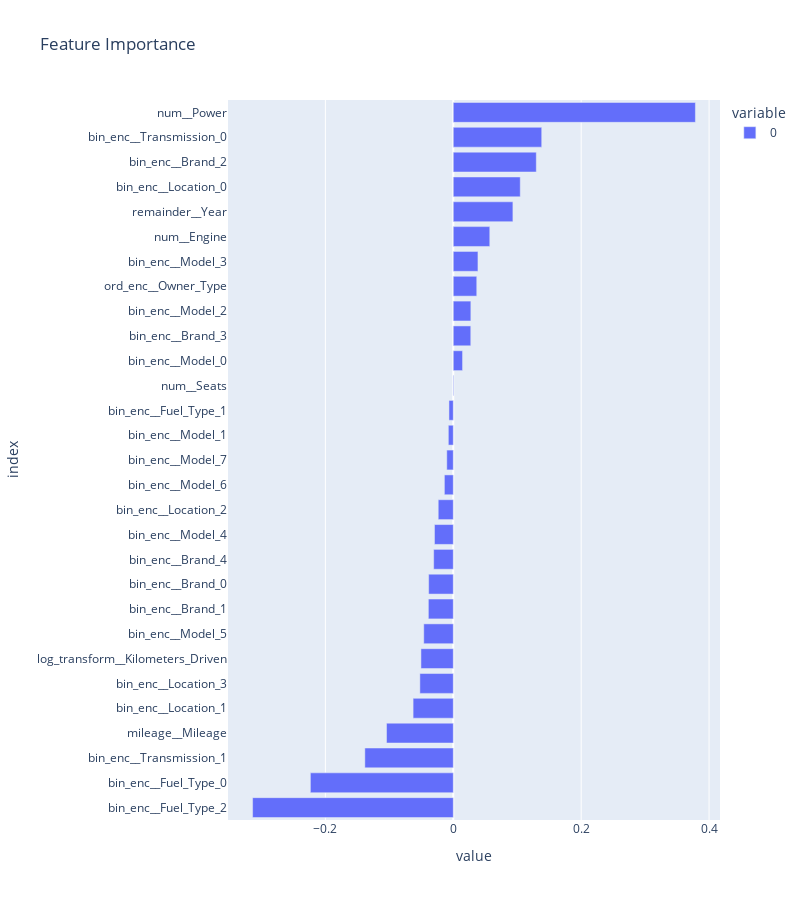

Source (notebook cell):
### Code cell
import plotly.express as px

X_train_transformed = transformer.fit_transform(X_train)
X_test_transformed = transformer.transform(X_test)
lr.fit(X_train_transformed, y_train_log)

feature_importance = dict(zip(transformer.get_feature_names_out(), lr.coef_))
feature_importance = pd.Series(feature_importance).sort_values()
px.bar(feature_importance, width=800, height=900, orientation='h', title='Feature Importance')

### Figure 1 — Plotly figure (JSON) as saved in the notebook; plotly's stock layout.template omitted (floating-point values rounded to 4 significant figures)
{"data": [{"hovertemplate": "variable=0<br>value=%{x}<br>index=%{y}<extra></extra>", "legendgroup": "0", "marker": {"color": "#636efa", "pattern": {"shape": ""}}, "name": "0", "orientation": "h", "showlegend": true, "textposition": "auto", "type": "bar", "x": [-0.3138, -0.2235, -0.1383, -0.1044, -0.06282, -0.05225, -0.05056, -0.04617, -0.03897, -0.03852, -0.03067, -0.02939, -0.02354, -0.01392, -0.01016, -0.007725, -0.006759, 0.000819, 0.0145, 0.02735, 0.02748, 0.03671, 0.03857, 0.05707, 0.09323, 0.1047, 0.1298, 0.1383, 0.3786], "xaxis": "x", "y": ["bin_enc__Fuel_Type_2", "bin_enc__Fuel_Type_0", "bin_enc__Transmission_1", "mileage__Mileage", "bin_enc__Location_1", "bin_enc__Location_3", "log_transform__Kilometers_Driven", "bin_enc__Model_5", "bin_enc__Brand_1", "bin_enc__Brand_0", "bin_enc__Brand_4", "bin_enc__Model_4", "bin_enc__Location_2", "bin_enc__Model_6", "bin_enc__Model_7", "bin_enc__Model_1", "bin_enc__Fuel_Type_1", "num__Seats", "bin_enc__Model_0", "bin_enc__Brand_3", "bin_enc__Model_2", "ord_enc__Owner_Type", "bin_enc__Model_3", "num__Engine", "remainder__Year", "bin_enc__Location_0", "bin_enc__Brand_2", "bin_enc__Transmission_0", "num__Power"], "yaxis": "y"}], "layout": {"barmode": "relative", "height": 900, "legend": {"title": {"text": "variable"}, "tracegroupgap": 0}, "title": {"text": "Feature Importance"}, "width": 800, "xaxis": {"anchor": "y", "domain": [0, 1], "title": {"text": "value"}}, "yaxis": {"anchor": "x", "domain": [0, 1], "title": {"text": "index"}}}}
